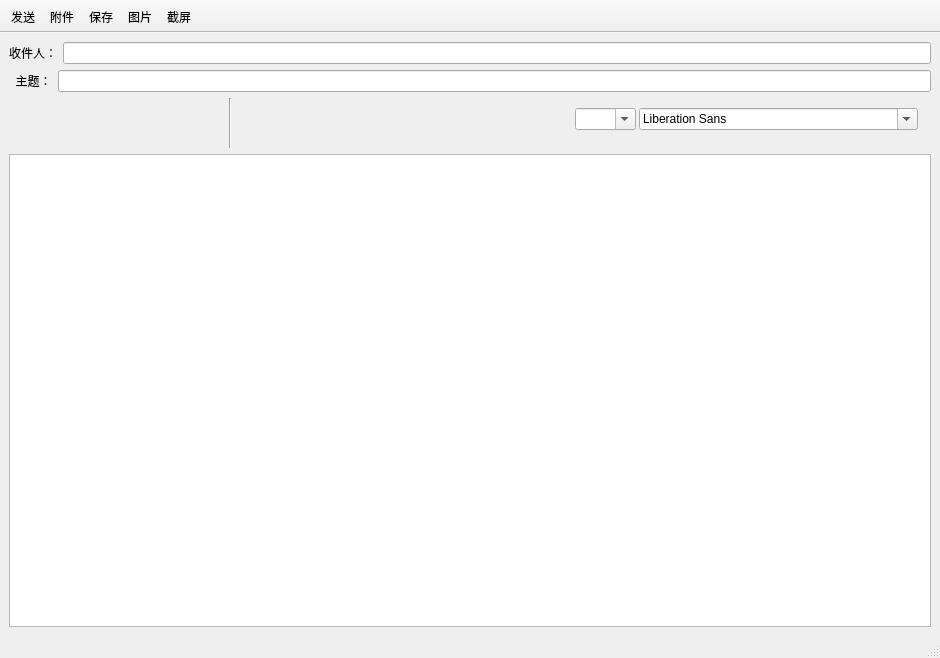
 <widget class="QMainWindow" name="ComposeWindow">
  <property name="geometry">
   <rect>
    <x>0</x>
    <y>0</y>
    <width>940</width>
    <height>658</height>
   </rect>
  </property>
  <property name="windowTitle">
   <string>写邮件</string>
  </property>
  <property name="windowIcon">
   <iconset>
    <normaloff>logo.png</normaloff>logo.png</iconset>
  </property>
  <property name="styleSheet">
   <string notr="true"/>
  </property>
  <property name="toolButtonStyle">
   <enum>Qt::ToolButtonTextBesideIcon</enum>
  </property>
  <widget class="QWidget" name="centralwidget">
   <layout class="QGridLayout" name="gridLayout">
    <item row="0" column="0">
     <layout class="QVBoxLayout" name="verticalLayout">
      <item>
       <layout class="QHBoxLayout" name="horizontalLayout">
        <item>
         <widget class="QLabel" name="label_receiver">
          <property name="text">
           <string>收件人：</string>
          </property>
         </widget>
        </item>
        <item>
         <widget class="QLineEdit" name="txtreceiver"/>
        </item>
       </layout>
      </item>
      <item>
       <layout class="QHBoxLayout" name="horizontalLayout_2">
        <item>
         <widget class="QLabel" name="label_subject">
          <property name="text">
           <string>  主题：</string>
          </property>
         </widget>
        </item>
        <item>
         <widget class="QLineEdit" name="txtsubject"/>
        </item>
       </layout>
      </item>
      <item>
       <widget class="QWidget" name="widget" native="true">
        <property name="minimumSize">
         <size>
          <width>0</width>
          <height>50</height>
         </size>
        </property>
        <widget class="QPushButton" name="ButtonUndo">
         <property name="enabled">
          <bool>true</bool>
         </property>
         <property name="geometry">
          <rect>
           <x>4</x>
           <y>1</y>
           <width>40</width>
           <height>40</height>
          </rect>
         </property>
         <property name="minimumSize">
          <size>
           <width>40</width>
           <height>40</height>
          </size>
         </property>
         <property name="maximumSize">
          <size>
           <width>40</width>
           <height>40</height>
          </size>
         </property>
         <property name="toolTip">
          <string>撤销</string>
         </property>
         <property name="whatsThis">
          <string>&lt;html&gt;&lt;head/&gt;&lt;body&gt;&lt;p&gt;撤销&lt;/p&gt;&lt;/body&gt;&lt;/html&gt;</string>
         </property>
         <property name="styleSheet">
          <string notr="true">QPushButton {
    border: 0px solid rgb(124, 124, 124);
    
    border-radius:5px;
}
QPushButton:hover{
    border: 1px solid #3C80B1;
    background-color: qconicalgradient(cx:0.5, cy:0.5, angle:180, stop:0.49999 rgba(181, 225, 250, 255), stop:0.50001 rgba(222, 242, 251, 255));
   
}
QPushButton:pressed{
    border: 1px solid #5F92B2;
    background-color: qconicalgradient(cx:0.5, cy:0.5, angle:180, stop:0.49999 rgba(134, 198, 233, 255), stop:0.50001 rgba(206, 234, 248, 255));
 
}</string>
         </property>
         <property name="text">
          <string extracomment="撤销"/>
         </property>
         <property name="icon">
          <iconset>
           <normaloff>textedit/editundo.png</normaloff>textedit/editundo.png</iconset>
         </property>
         <property name="iconSize">
          <size>
           <width>40</width>
           <height>40</height>
          </size>
         </property>
        </widget>
        <widget class="QPushButton" name="ButtonRedo">
         <property name="geometry">
          <rect>
           <x>47</x>
           <y>1</y>
           <width>40</width>
           <height>40</height>
          </rect>
         </property>
         <property name="minimumSize">
          <size>
           <width>40</width>
           <height>40</height>
          </size>
         </property>
         <property name="maximumSize">
          <size>
           <width>40</width>
           <height>40</height>
          </size>
         </property>
         <property name="toolTip">
          <string>恢复</string>
         </property>
         <property name="styleSheet">
          <string notr="true">QPushButton {
    border: 0px solid rgb(124, 124, 124);
    
    border-radius:5px;
}
QPushButton:hover{
    border: 1px solid #3C80B1;
    background-color: qconicalgradient(cx:0.5, cy:0.5, angle:180, stop:0.49999 rgba(181, 225, 250, 255), stop:0.50001 rgba(222, 242, 251, 255));
   
}
QPushButton:pressed{
    border: 1px solid #5F92B2;
    background-color: qconicalgradient(cx:0.5, cy:0.5, angle:180, stop:0.49999 rgba(134, 198, 233, 255), stop:0.50001 rgba(206, 234, 248, 255));
 
}</string>
         </property>
         <property name="text">
          <string/>
         </property>
         <property name="icon">
          <iconset>
           <normaloff>textedit/editredo.png</normaloff>textedit/editredo.png</iconset>
         </property>
         <property name="iconSize">
          <size>
           <width>40</width>
           <height>40</height>
          </size>
         </property>
        </widget>
        <widget class="QPushButton" name="ButtonCut">
         <property name="enabled">
          <bool>false</bool>
         </property>
         <property name="geometry">
          <rect>
           <x>90</x>
           <y>1</y>
           <width>40</width>
           <height>40</height>
          </rect>
         </property>
         <property name="minimumSize">
          <size>
           <width>40</width>
           <height>40</height>
          </size>
         </property>
         <property name="maximumSize">
          <size>
           <width>40</width>
           <height>40</height>
          </size>
         </property>
         <property name="toolTip">
          <string>剪切</string>
         </property>
         <property name="styleSheet">
          <string notr="true">QPushButton {
    border: 0px solid rgb(124, 124, 124);
    
    border-radius:5px;
}
QPushButton:hover{
    border: 1px solid #3C80B1;
    background-color: qconicalgradient(cx:0.5, cy:0.5, angle:180, stop:0.49999 rgba(181, 225, 250, 255), stop:0.50001 rgba(222, 242, 251, 255));
   
}
QPushButton:pressed{
    border: 1px solid #5F92B2;
    background-color: qconicalgradient(cx:0.5, cy:0.5, angle:180, stop:0.49999 rgba(134, 198, 233, 255), stop:0.50001 rgba(206, 234, 248, 255));
 
}</string>
         </property>
         <property name="text">
          <string/>
         </property>
         <property name="icon">
          <iconset>
           <normaloff>textedit/editcut.png</normaloff>textedit/editcut.png</iconset>
         </property>
         <property name="iconSize">
          <size>
           <width>40</width>
           <height>40</height>
          </size>
         </property>
        </widget>
        <widget class="QPushButton" name="ButtonCopy">
         <property name="enabled">
          <bool>false</bool>
         </property>
         <property name="geometry">
          <rect>
           <x>140</x>
           <y>0</y>
           <width>40</width>
           <height>40</height>
          </rect>
         </property>
         <property name="minimumSize">
          <size>
           <width>40</width>
           <height>40</height>
          </size>
         </property>
         <property name="maximumSize">
          <size>
           <width>40</width>
           <height>40</height>
          </size>
         </property>
         <property name="toolTip">
          <string>复制</string>
         </property>
         <property name="styleSheet">
          <string notr="true">QPushButton {
    border: 0px solid rgb(124, 124, 124);
    
    border-radius:5px;
}
QPushButton:hover{
    border: 1px solid #3C80B1;
    background-color: qconicalgradient(cx:0.5, cy:0.5, angle:180, stop:0.49999 rgba(181, 225, 250, 255), stop:0.50001 rgba(222, 242, 251, 255));
   
}
QPushButton:pressed{
    border: 1px solid #5F92B2;
    background-color: qconicalgradient(cx:0.5, cy:0.5, angle:180, stop:0.49999 rgba(134, 198, 233, 255), stop:0.50001 rgba(206, 234, 248, 255));
 
}</string>
         </property>
         <property name="text">
          <string/>
         </property>
         <property name="icon">
          <iconset>
           <normaloff>textedit/editcopy.png</normaloff>textedit/editcopy.png</iconset>
         </property>
         <property name="iconSize">
          <size>
           <width>40</width>
           <height>40</height>
          </size>
         </property>
        </widget>
        <widget class="QPushButton" name="ButtonPaste">
         <property name="geometry">
          <rect>
           <x>180</x>
           <y>0</y>
           <width>40</width>
           <height>40</height>
          </rect>
         </property>
         <property name="minimumSize">
          <size>
           <width>40</width>
           <height>40</height>
          </size>
         </property>
         <property name="maximumSize">
          <size>
           <width>40</width>
           <height>40</height>
          </size>
         </property>
         <property name="toolTip">
          <string>粘贴</string>
         </property>
         <property name="styleSheet">
          <string notr="true">QPushButton {
    border: 0px solid rgb(124, 124, 124);
    
    border-radius:5px;
}
QPushButton:hover{
    border: 1px solid #3C80B1;
    background-color: qconicalgradient(cx:0.5, cy:0.5, angle:180, stop:0.49999 rgba(181, 225, 250, 255), stop:0.50001 rgba(222, 242, 251, 255));
   
}
QPushButton:pressed{
    border: 1px solid #5F92B2;
    background-color: qconicalgradient(cx:0.5, cy:0.5, angle:180, stop:0.49999 rgba(134, 198, 233, 255), stop:0.50001 rgba(206, 234, 248, 255));
 
}</string>
         </property>
         <property name="text">
          <string/>
         </property>
         <property name="icon">
          <iconset>
           <normaloff>textedit/editpaste.png</normaloff>textedit/editpaste.png</iconset>
         </property>
         <property name="iconSize">
          <size>
           <width>40</width>
           <height>40</height>
          </size>
         </property>
        </widget>
        <widget class="Line" name="line">
         <property name="geometry">
          <rect>
           <x>220</x>
           <y>0</y>
           <width>3</width>
           <height>61</height>
          </rect>
         </property>
         <property name="orientation">
          <enum>Qt::Vertical</enum>
         </property>
        </widget>
        <widget class="QPushButton" name="ButtonTextBold">
         <property name="geometry">
          <rect>
           <x>230</x>
           <y>0</y>
           <width>40</width>
           <height>40</height>
          </rect>
         </property>
         <property name="minimumSize">
          <size>
           <width>40</width>
           <height>40</height>
          </size>
         </property>
         <property name="maximumSize">
          <size>
           <width>40</width>
           <height>40</height>
          </size>
         </property>
         <property name="toolTip">
          <string>粗体</string>
         </property>
         <property name="styleSheet">
          <string notr="true">QPushButton {
    border: 0px solid rgb(124, 124, 124);
    
    border-radius:5px;
}
QPushButton:hover{
    border: 1px solid #3C80B1;
    background-color: qconicalgradient(cx:0.5, cy:0.5, angle:180, stop:0.49999 rgba(181, 225, 250, 255), stop:0.50001 rgba(222, 242, 251, 255));
   
}
QPushButton:pressed{
    border: 1px solid #5F92B2;
    background-color: qconicalgradient(cx:0.5, cy:0.5, angle:180, stop:0.49999 rgba(134, 198, 233, 255), stop:0.50001 rgba(206, 234, 248, 255));
 
}
QPushButton:checked{
       border: 1px solid #5F92B2;
    background-color: qconicalgradient(cx:0.5, cy:0.5, angle:180, stop:0.49999 rgba(134, 198, 233, 255), stop:0.50001 rgba(206, 234, 248, 255));
}</string>
         </property>
         <property name="text">
          <string/>
         </property>
         <property name="icon">
          <iconset>
           <normaloff>textedit/textbold.png</normaloff>textedit/textbold.png</iconset>
         </property>
         <property name="iconSize">
          <size>
           <width>40</width>
           <height>40</height>
          </size>
         </property>
         <property name="shortcut">
          <string>Ctrl+B</string>
         </property>
         <property name="checkable">
          <bool>true</bool>
         </property>
         <property name="checked">
          <bool>false</bool>
         </property>
        </widget>
        <widget class="QPushButton" name="ButtonTextItalic">
         <property name="geometry">
          <rect>
           <x>270</x>
           <y>0</y>
           <width>40</width>
           <height>40</height>
          </rect>
         </property>
         <property name="minimumSize">
          <size>
           <width>40</width>
           <height>40</height>
          </size>
         </property>
         <property name="maximumSize">
          <size>
           <width>40</width>
           <height>40</height>
          </size>
         </property>
         <property name="toolTip">
          <string>斜体</string>
         </property>
         <property name="styleSheet">
          <string notr="true">QPushButton {
    border: 0px solid rgb(124, 124, 124);
    
    border-radius:5px;
}
QPushButton:hover{
    border: 1px solid #3C80B1;
    background-color: qconicalgradient(cx:0.5, cy:0.5, angle:180, stop:0.49999 rgba(181, 225, 250, 255), stop:0.50001 rgba(222, 242, 251, 255));
   
}
QPushButton:pressed{
    border: 1px solid #5F92B2;
    background-color: qconicalgradient(cx:0.5, cy:0.5, angle:180, stop:0.49999 rgba(134, 198, 233, 255), stop:0.50001 rgba(206, 234, 248, 255));
 
}
QPushButton:checked{
       border: 1px solid #5F92B2;
    background-color: qconicalgradient(cx:0.5, cy:0.5, angle:180, stop:0.49999 rgba(134, 198, 233, 255), stop:0.50001 rgba(206, 234, 248, 255));
}</string>
         </property>
         <property name="text">
          <string/>
         </property>
         <property name="icon">
          <iconset>
           <normaloff>textedit/textitalic.png</normaloff>textedit/textitalic.png</iconset>
         </property>
         <property name="iconSize">
          <size>
           <width>40</width>
           <height>40</height>
          </size>
         </property>
         <property name="shortcut">
          <string>F4</string>
         </property>
         <property name="checkable">
          <bool>true</bool>
         </property>
        </widget>
        <widget class="QPushButton" name="ButtonTextUnderline">
         <property name="geometry">
          <rect>
           <x>310</x>
           <y>0</y>
           <width>40</width>
           <height>40</height>
          </rect>
         </property>
         <property name="minimumSize">
          <size>
           <width>40</width>
           <height>40</height>
          </size>
         </property>
         <property name="maximumSize">
          <size>
           <width>40</width>
           <height>40</height>
          </size>
         </property>
         <property name="toolTip">
          <string>下划线</string>
         </property>
         <property name="styleSheet">
          <string notr="true">QPushButton {
    border: 0px solid rgb(124, 124, 124);
    
    border-radius:5px;
}
QPushButton:hover{
    border: 1px solid #3C80B1;
    background-color: qconicalgradient(cx:0.5, cy:0.5, angle:180, stop:0.49999 rgba(181, 225, 250, 255), stop:0.50001 rgba(222, 242, 251, 255));
   
}
QPushButton:pressed{
    border: 1px solid #5F92B2;
    background-color: qconicalgradient(cx:0.5, cy:0.5, angle:180, stop:0.49999 rgba(134, 198, 233, 255), stop:0.50001 rgba(206, 234, 248, 255));
 
}
QPushButton:checked{
       border: 1px solid #5F92B2;
    background-color: qconicalgradient(cx:0.5, cy:0.5, angle:180, stop:0.49999 rgba(134, 198, 233, 255), stop:0.50001 rgba(206, 234, 248, 255));
}</string>
         </property>
         <property name="text">
          <string/>
         </property>
         <property name="icon">
          <iconset>
           <normaloff>textedit/textunder.png</normaloff>textedit/textunder.png</iconset>
         </property>
         <property name="iconSize">
          <size>
           <width>40</width>
           <height>40</height>
          </size>
         </property>
         <property name="shortcut">
          <string>Ctrl+U</string>
         </property>
         <property name="checkable">
          <bool>true</bool>
         </property>
        </widget>
        <widget class="QPushButton" name="ButtonAlignLeft">
         <property name="geometry">
          <rect>
           <x>350</x>
           <y>0</y>
           <width>40</width>
           <height>40</height>
          </rect>
         </property>
         <property name="minimumSize">
          <size>
           <width>40</width>
           <height>40</height>
          </size>
         </property>
         <property name="maximumSize">
          <size>
           <width>40</width>
           <height>40</height>
          </size>
         </property>
         <property name="toolTip">
          <string>左对齐</string>
         </property>
         <property name="styleSheet">
          <string notr="true">QPushButton {
    border: 0px solid rgb(124, 124, 124);
    
    border-radius:5px;
}
QPushButton:hover{
    border: 1px solid #3C80B1;
    background-color: qconicalgradient(cx:0.5, cy:0.5, angle:180, stop:0.49999 rgba(181, 225, 250, 255), stop:0.50001 rgba(222, 242, 251, 255));
   
}
QPushButton:pressed{
    border: 1px solid #5F92B2;
    background-color: qconicalgradient(cx:0.5, cy:0.5, angle:180, stop:0.49999 rgba(134, 198, 233, 255), stop:0.50001 rgba(206, 234, 248, 255));
 
}
QPushButton:checked{
       border: 1px solid #5F92B2;
    background-color: qconicalgradient(cx:0.5, cy:0.5, angle:180, stop:0.49999 rgba(134, 198, 233, 255), stop:0.50001 rgba(206, 234, 248, 255));
}</string>
         </property>
         <property name="text">
          <string/>
         </property>
         <property name="icon">
          <iconset>
           <normaloff>textedit/textleft.png</normaloff>textedit/textleft.png</iconset>
         </property>
         <property name="iconSize">
          <size>
           <width>40</width>
           <height>40</height>
          </size>
         </property>
         <property name="shortcut">
          <string>Ctrl+L</string>
         </property>
         <property name="checkable">
          <bool>true</bool>
         </property>
         <attribute name="buttonGroup">
          <string notr="true">buttonGroup</string>
         </attribute>
        </widget>
        <widget class="QFontComboBox" name="comboFont">
         <property name="geometry">
          <rect>
           <x>630</x>
           <y>10</y>
           <width>279</width>
           <height>22</height>
          </rect>
         </property>
        </widget>
        <widget class="QPushButton" name="ButtonAlignCenter">
         <property name="geometry">
          <rect>
           <x>390</x>
           <y>0</y>
           <width>40</width>
           <height>40</height>
          </rect>
         </property>
         <property name="minimumSize">
          <size>
           <width>40</width>
           <height>40</height>
          </size>
         </property>
         <property name="maximumSize">
          <size>
           <width>40</width>
           <height>40</height>
          </size>
         </property>
         <property name="toolTip">
          <string>居中对齐</string>
         </property>
         <property name="styleSheet">
          <string notr="true">QPushButton {
    border: 0px solid rgb(124, 124, 124);
    
    border-radius:5px;
}
QPushButton:hover{
    border: 1px solid #3C80B1;
    background-color: qconicalgradient(cx:0.5, cy:0.5, angle:180, stop:0.49999 rgba(181, 225, 250, 255), stop:0.50001 rgba(222, 242, 251, 255));
   
}
QPushButton:pressed{
    border: 1px solid #5F92B2;
    background-color: qconicalgradient(cx:0.5, cy:0.5, angle:180, stop:0.49999 rgba(134, 198, 233, 255), stop:0.50001 rgba(206, 234, 248, 255));
 
}
QPushButton:checked{
       border: 1px solid #5F92B2;
    background-color: qconicalgradient(cx:0.5, cy:0.5, angle:180, stop:0.49999 rgba(134, 198, 233, 255), stop:0.50001 rgba(206, 234, 248, 255));
}</string>
         </property>
         <property name="text">
          <string/>
         </property>
         <property name="icon">
          <iconset>
           <normaloff>textedit/textcenter.png</normaloff>textedit/textcenter.png</iconset>
         </property>
         <property name="iconSize">
          <size>
           <width>40</width>
           <height>40</height>
          </size>
         </property>
         <property name="shortcut">
          <string>Ctrl+E</string>
         </property>
         <property name="checkable">
          <bool>true</bool>
         </property>
         <attribute name="buttonGroup">
          <string notr="true">buttonGroup</string>
         </attribute>
        </widget>
        <widget class="QPushButton" name="ButtonAlignRight">
         <property name="geometry">
          <rect>
           <x>430</x>
           <y>0</y>
           <width>40</width>
           <height>40</height>
          </rect>
         </property>
         <property name="minimumSize">
          <size>
           <width>40</width>
           <height>40</height>
          </size>
         </property>
         <property name="maximumSize">
          <size>
           <width>40</width>
           <height>40</height>
          </size>
         </property>
         <property name="toolTip">
          <string>右对齐</string>
         </property>
         <property name="styleSheet">
          <string notr="true">QPushButton {
    border: 0px solid rgb(124, 124, 124);
    
    border-radius:5px;
}
QPushButton:hover{
    border: 1px solid #3C80B1;
    background-color: qconicalgradient(cx:0.5, cy:0.5, angle:180, stop:0.49999 rgba(181, 225, 250, 255), stop:0.50001 rgba(222, 242, 251, 255));
   
}
QPushButton:pressed{
    border: 1px solid #5F92B2;
    background-color: qconicalgradient(cx:0.5, cy:0.5, angle:180, stop:0.49999 rgba(134, 198, 233, 255), stop:0.50001 rgba(206, 234, 248, 255));
 
}
QPushButton:checked{
       border: 1px solid #5F92B2;
    background-color: qconicalgradient(cx:0.5, cy:0.5, angle:180, stop:0.49999 rgba(134, 198, 233, 255), stop:0.50001 rgba(206, 234, 248, 255));
}</string>
         </property>
         <property name="text">
          <string/>
         </property>
         <property name="icon">
          <iconset>
           <normaloff>textedit/textright.png</normaloff>textedit/textright.png</iconset>
         </property>
         <property name="iconSize">
          <size>
           <width>40</width>
           <height>40</height>
          </size>
         </property>
         <property name="shortcut">
          <string>Ctrl+R</string>
         </property>
         <property name="checkable">
          <bool>true</bool>
         </property>
         <attribute name="buttonGroup">
          <string notr="true">buttonGroup</string>
         </attribute>
        </widget>
        <widget class="QPushButton" name="ButtonAlignJustify">
         <property name="geometry">
          <rect>
           <x>470</x>
           <y>0</y>
           <width>40</width>
           <height>40</height>
          </rect>
         </property>
         <property name="minimumSize">
          <size>
           <width>40</width>
           <height>40</height>
          </size>
         </property>
         <property name="maximumSize">
          <size>
           <width>40</width>
           <height>40</height>
          </size>
         </property>
         <property name="toolTip">
          <string>文本对其</string>
         </property>
         <property name="styleSheet">
          <string notr="true">QPushButton {
    border: 0px solid rgb(124, 124, 124);
    
    border-radius:5px;
}
QPushButton:hover{
    border: 1px solid #3C80B1;
    background-color: qconicalgradient(cx:0.5, cy:0.5, angle:180, stop:0.49999 rgba(181, 225, 250, 255), stop:0.50001 rgba(222, 242, 251, 255));
   
}
QPushButton:pressed{
    border: 1px solid #5F92B2;
    background-color: qconicalgradient(cx:0.5, cy:0.5, angle:180, stop:0.49999 rgba(134, 198, 233, 255), stop:0.50001 rgba(206, 234, 248, 255));
 
}
QPushButton:checked{
       border: 1px solid #5F92B2;
    background-color: qconicalgradient(cx:0.5, cy:0.5, angle:180, stop:0.49999 rgba(134, 198, 233, 255), stop:0.50001 rgba(206, 234, 248, 255));
}</string>
         </property>
         <property name="text">
          <string/>
         </property>
         <property name="icon">
          <iconset>
           <normaloff>textedit/textjustify.png</normaloff>textedit/textjustify.png</iconset>
         </property>
         <property name="iconSize">
          <size>
           <width>40</width>
           <height>40</height>
          </size>
         </property>
         <property name="shortcut">
          <string>Ctrl+J</string>
         </property>
         <property name="checkable">
          <bool>true</bool>
         </property>
         <attribute name="buttonGroup">
          <string notr="true">buttonGroup</string>
         </attribute>
        </widget>
        <widget class="QPushButton" name="ButtonTextColor">
         <property name="geometry">
          <rect>
           <x>520</x>
           <y>0</y>
           <width>40</width>
           <height>40</height>
          </rect>
         </property>
         <property name="minimumSize">
          <size>
           <width>40</width>
           <height>40</height>
          </size>
         </property>
         <property name="maximumSize">
          <size>
           <width>40</width>
           <height>40</height>
          </size>
         </property>
         <property name="toolTip">
          <string>颜色</string>
         </property>
         <property name="styleSheet">
          <string notr="true">QPushButton {
    border: 0px solid rgb(124, 124, 124);
    
    border-radius:5px;
}
QPushButton:hover{
    border: 1px solid #3C80B1;
    background-color: qconicalgradient(cx:0.5, cy:0.5, angle:180, stop:0.49999 rgba(181, 225, 250, 255), stop:0.50001 rgba(222, 242, 251, 255));
   
}
QPushButton:pressed{
    border: 1px solid #5F92B2;
    background-color: qconicalgradient(cx:0.5, cy:0.5, angle:180, stop:0.49999 rgba(134, 198, 233, 255), stop:0.50001 rgba(206, 234, 248, 255));
 
}</string>
         </property>
         <property name="text">
          <string/>
         </property>
         <property name="iconSize">
          <size>
           <width>40</width>
           <height>40</height>
          </size>
         </property>
         <property name="shortcut">
          <string>Ctrl+U</string>
         </property>
         <property name="checkable">
          <bool>true</bool>
         </property>
        </widget>
        <widget class="QComboBox" name="comboSize">
         <property name="geometry">
          <rect>
           <x>566</x>
           <y>10</y>
           <width>61</width>
           <height>22</height>
          </rect>
         </property>
         <property name="editable">
          <bool>true</bool>
         </property>
        </widget>
        <zorder>ButtonUndo</zorder>
        <zorder>ButtonRedo</zorder>
        <zorder>ButtonCut</zorder>
        <zorder>ButtonCopy</zorder>
        <zorder>ButtonPaste</zorder>
        <zorder>line</zorder>
        <zorder>ButtonTextBold</zorder>
        <zorder>ButtonTextItalic</zorder>
        <zorder>ButtonTextUnderline</zorder>
        <zorder>comboFont</zorder>
        <zorder>ButtonAlignLeft</zorder>
        <zorder>ButtonAlignCenter</zorder>
        <zorder>ButtonAlignRight</zorder>
        <zorder>ButtonAlignJustify</zorder>
        <zorder>ButtonTextColor</zorder>
        <zorder>comboSize</zorder>
       </widget>
      </item>
      <item>
       <widget class="QTextEdit" name="textEdit"/>
      </item>
     </layout>
    </item>
   </layout>
  </widget>
  <widget class="QToolBar" name="toolBar">
   <property name="windowTitle">
    <string>toolBar</string>
   </property>
   <property name="movable">
    <bool>false</bool>
   </property>
   <property name="floatable">
    <bool>false</bool>
   </property>
   <attribute name="toolBarArea">
    <enum>TopToolBarArea</enum>
   </attribute>
   <attribute name="toolBarBreak">
    <bool>false</bool>
   </attribute>
   <addaction name="actionSend"/>
   <addaction name="actionAttachment"/>
   <addaction name="actionSave"/>
   <addaction name="actionPicture"/>
   <addaction name="actionScreenCut"/>
  </widget>
  <widget class="QStatusBar" name="statusBar"/>
  <action name="actionSend">
   <property name="icon">
    <iconset>
     <normaloff>sendmail.png</normaloff>sendmail.png</iconset>
   </property>
   <property name="text">
    <string>发送</string>
   </property>
   <property name="shortcutContext">
    <enum>Qt::WindowShortcut</enum>
   </property>
  </action>
  <action name="actionAttachment">
   <property name="icon">
    <iconset>
     <normaloff>attachment.png</normaloff>attachment.png</iconset>
   </property>
   <property name="text">
    <string>附件</string>
   </property>
  </action>
  <action name="actionSave">
   <property name="icon">
    <iconset>
     <normaloff>textedit/filesave.png</normaloff>textedit/filesave.png</iconset>
   </property>
   <property name="text">
    <string>保存</string>
   </property>
   <property name="visible">
    <bool>true</bool>
   </property>
   <property name="menuRole">
    <enum>QAction::TextHeuristicRole</enum>
   </property>
  </action>
  <action name="actionPicture">
   <property name="icon">
    <iconset>
     <normaloff>textedit/picture.png</normaloff>textedit/picture.png</iconset>
   </property>
   <property name="text">
    <string>图片</string>
   </property>
  </action>
  <action name="actionScreenCut">
   <property name="icon">
    <iconset>
     <normaloff>textedit/screen.png</normaloff>textedit/screen.png</iconset>
   </property>
   <property name="text">
    <string>截屏</string>
   </property>
  </action>
  <action name="actionUndo">
   <property name="icon">
    <iconset>
     <normaloff>textedit/editundo.png</normaloff>textedit/editundo.png</iconset>
   </property>
   <property name="text">
    <string>撤销</string>
   </property>
  </action>
  <action name="action">
   <property name="icon">
    <iconset>
     <normaloff>textedit/editredo.png</normaloff>textedit/editredo.png</iconset>
   </property>
   <property name="text">
    <string>恢复</string>
   </property>
  </action>
  <action name="actionCut">
   <property name="icon">
    <iconset>
     <normaloff>textedit/editcut.png</normaloff>textedit/editcut.png</iconset>
   </property>
   <property name="text">
    <string>剪切</string>
   </property>
  </action>
  <action name="actionCopy">
   <property name="icon">
    <iconset>
     <normaloff>textedit/editcopy.png</normaloff>textedit/editcopy.png</iconset>
   </property>
   <property name="text">
    <string>复制</string>
   </property>
  </action>
  <action name="actionPaste">
   <property name="icon">
    <iconset>
     <normaloff>textedit/editpaste.png</normaloff>textedit/editpaste.png</iconset>
   </property>
   <property name="text">
    <string>粘贴</string>
   </property>
  </action>
 </widget>
